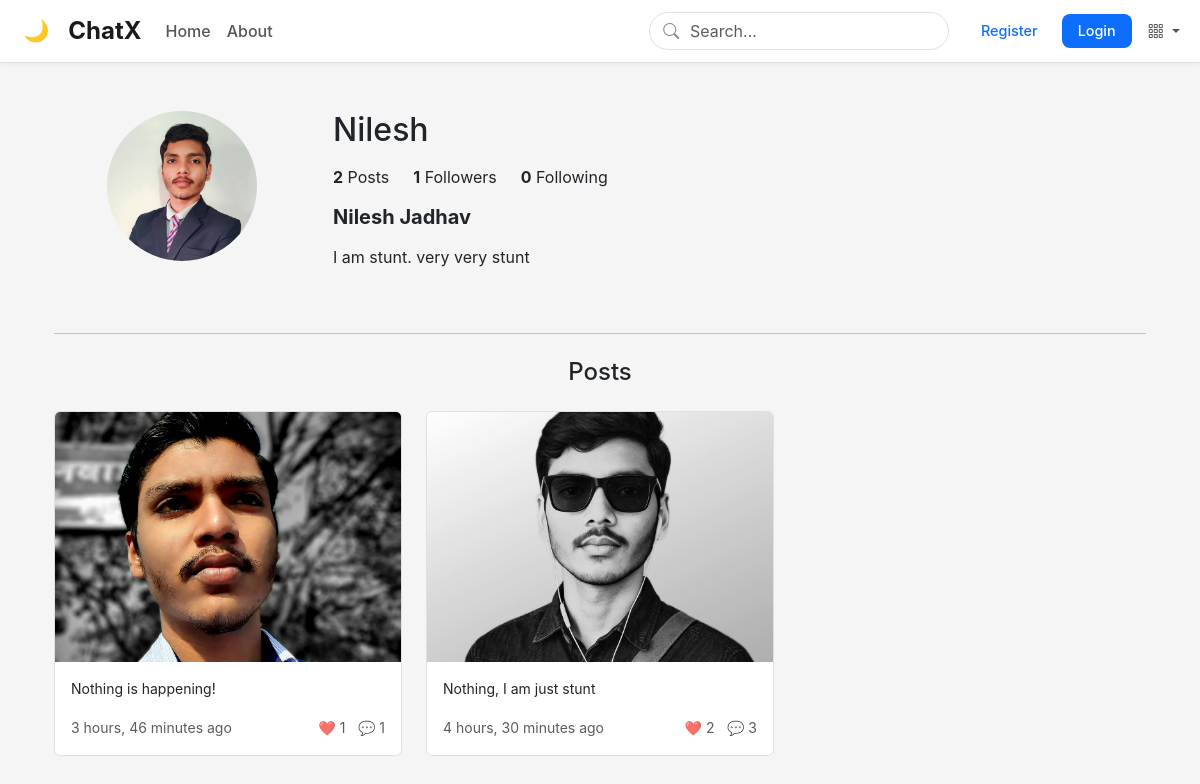
The app's page /profile/Nilesh/ with its own data.
### chatx/models.py (models this page shows, shortened)
class Profile(models.Model):
    user = models.OneToOneField(User, on_delete=models.CASCADE)
    image = models.ImageField(upload_to='profile_pics', blank=True, null=True)
    bio = models.TextField(blank=True)
    follows = models.ManyToManyField('self', related_name='followed_by', symmetrical=False, blank=True)
    is_private = models.BooleanField(default=False)  # NEW - Private account setting

class Post(models.Model):
    author = models.ForeignKey(User, on_delete=models.CASCADE)
    text = models.TextField(max_length=280)
    image = models.ImageField(upload_to='post_images/', blank=True, null=True)
    video = models.FileField(upload_to='post_videos/', blank=True, null=True)  # NEW
    created_at = models.DateTimeField(auto_now_add=True)
    likes = models.ManyToManyField(User, related_name='liked_posts', blank=True)
    saves = models.ManyToManyField(User, related_name='saved_posts', blank=True)
    class Meta:
        ordering = ['-created_at']
        verbose_name = "Post"
        verbose_name_plural = "Posts"

### chatx/views.py (the view)
# urls.py: path('profile/<str:username>/', chatx_views.profile_view, name='profile'),
def profile_view(request, username):
    profile_user = get_object_or_404(User, username=username)
    posts = Post.objects.filter(author=profile_user)
    is_following = False
    if request.user.is_authenticated:
        is_following = request.user.profile.follows.filter(user=profile_user).exists()
    context = {
        'profile_user': profile_user,
        'posts': posts,
        'is_following': is_following
    }
    return render(request, 'profile.html', context)

### templates/profile.html (shortened to what this page needs)
{% extends "layout.html" %}
{% block content %}
<div class="container mt-5">
    <div class="row mb-5">
        <div class="col-md-3 text-center">
            {% if profile_user.profile.image %}
                <img src="{{ profile_user.profile.image.url }}"
                     class="img-fluid rounded-circle"
                     alt="{{ profile_user.username }}'s profile picture"
                     style="width: 150px; height: 150px; object-fit: cover;">
            {% else %}
                <img src="https://ui-avatars.com/api/?name={{ profile_user.username }}&background=random&size=150"
                     class="img-fluid rounded-circle"
                     alt="{{ profile_user.username }}'s profile picture">
            {% endif %}
        </div>
        <div class="col-md-9">
            <div class="d-flex align-items-center mb-3">
                <h2 class="me-4 mb-0">{{ profile_user.username }}</h2>
            </div>
            <div class="d-flex mb-3">
                <div class="me-4">
                    <strong>{{ posts.count }}</strong> Posts
                </div>
                <div class="me-4">
                    <strong>{{ profile_user.profile.followed_by.count }}</strong> Followers
                </div>
                <div>
                    <strong>{{ profile_user.profile.follows.count }}</strong> Following
                </div>
            </div>
            {% if profile_user.get_full_name and profile_user.get_full_name != profile_user.username %}
                <h5 class="fw-bold">{{ profile_user.get_full_name }}</h5>
            {% endif %}
            <p>
                {% if profile_user.profile.bio %}
                    {{ profile_user.profile.bio|linebreaks }}
                {% else %}
                    <em class="text-muted">No bio yet.</em>
                {% endif %}
            </p>
        </div>
    </div>
    <hr class="my-4">
    <h4 class="mb-4 text-center">Posts</h4>
    {% if posts %}
        <div class="row row-cols-1 row-cols-md-3 g-4 mb-5">
            {% for post in posts %}
            <div class="col">
                <a href="{% url 'post_detail' post.pk %}" class="text-decoration-none">
                    <div class="card h-100 post-card">
                        {% if post.image %}
                            <img src="{{ post.image.url }}"
                                 class="card-img-top"
                                 alt="Post image"
                                 style="height: 250px; object-fit: cover;">
                        {% else %}
                            <div class="card-img-top bg-light d-flex align-items-center justify-content-center"
                                 style="height: 250px;">
                                <p class="text-muted p-3">{{ post.text|truncatewords:20 }}</p>
                            </div>
                        {% endif %}
                        <div class="card-body">
                            <p class="card-text small text-dark">{{ post.text|truncatewords:15 }}</p>
                            <div class="d-flex justify-content-between align-items-center">
                                <small class="text-muted">{{ post.created_at|timesince }} ago</small>
                                <div>
                                    <small class="text-muted">❤️ {{ post.likes.count }}</small>
                                    <small class="text-muted ms-2">💬 {{ post.comments.count }}</small>
                                </div>
                            </div>
                        </div>
                    </div>
                </a>
            </div>
            {% endfor %}
        </div>
    {% endif %}
</div>
{% endblock %}

### templates/layout.html (style rules this page uses)
body { background-color: #f5f5f5; color: #212529; transition: all 0.3s ease; font-family: -apple-system, BlinkMacSystemFont, "Segoe UI", Roboto, "Helvetica Neue", Arial, sans-serif; }
.card { background-color: #ffffff; color: #212529; border: 1px solid #e0e0e0; transition: all 0.3s ease; }

### templates/profile.html (style rules this page uses)
.post-card { transition: transform 0.2s, box-shadow 0.2s; cursor: pointer; }

### records on screen
Post: image (picture), text "Nothing is happening!", created_at "3 hours, 46 minutes", likes.count "1", comments.count "1"
Post: image (picture), text "Nothing, I am just stunt", created_at "4 hours, 30 minutes", likes.count "2", comments.count "3"

### other values on screen
{{ profile_user.username }} "Nilesh"
{{ posts.count }} "2"
{{ profile_user.profile.followed_by.count }} "1"
{{ profile_user.profile.follows.count }} "0"
{{ profile_user.get_full_name }} "Nilesh Jadhav"
{{ profile_user.profile.bio|linebreaks }} "I am stunt. very very stunt"
